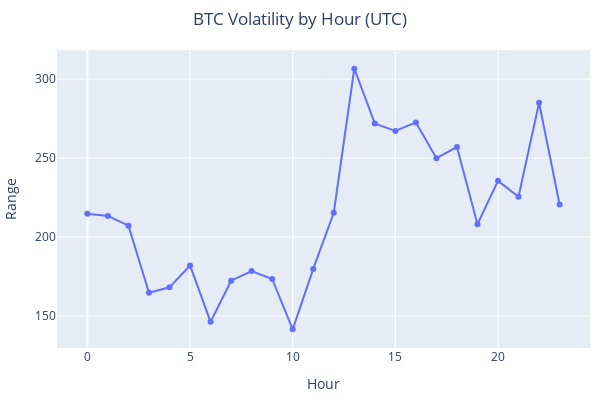

Source (notebook cell):
### Code cell
btc_vol = btcusdt.resample("60Min").apply(rules)
btc_vol["range"] = btc_vol["high"] - btc_vol["low"]
btc_vol = btc_vol.groupby(btc_vol.index.hour).range.mean()

fig = px.line(btc_vol, width=600, height=400, title="BTC Volatility by Hour (UTC)", labels={"time": "Hour", "value": "Range"}, markers=True)
fig.update_layout(margin=dict(l=20, r=10, t=50, b=50), showlegend = False, title_x=0.5)
fig.show()

### Figure 1 — Plotly figure (JSON) as saved in the notebook; plotly's stock layout.template omitted (floating-point values rounded to 4 significant figures)
{"data": [{"hovertemplate": "variable=range<br>Hour=%{x}<br>Range=%{y}<extra></extra>", "legendgroup": "range", "line": {"color": "#636efa", "dash": "solid"}, "marker": {"symbol": "circle"}, "mode": "lines+markers", "name": "range", "orientation": "v", "showlegend": true, "type": "scatter", "x": [0, 1, 2, 3, 4, 5, 6, 7, 8, 9, 10, 11, 12, 13, 14, 15, 16, 17, 18, 19, 20, 21, 22, 23], "xaxis": "x", "y": [214.7, 213.3, 207.1, 164.7, 168.1, 181.9, 146.2, 172.3, 178.4, 173.4, 141.4, 179.7, 215.3, 306.6, 271.8, 267.1, 272.6, 249.9, 257.0, 208.1, 235.5, 225.4, 285.1, 220.5], "yaxis": "y"}], "layout": {"height": 400, "legend": {"title": {"text": "variable"}, "tracegroupgap": 0}, "margin": {"b": 50, "l": 20, "r": 10, "t": 50}, "showlegend": false, "title": {"text": "BTC Volatility by Hour (UTC)", "x": 0.5}, "width": 600, "xaxis": {"anchor": "y", "domain": [0, 1], "title": {"text": "Hour"}}, "yaxis": {"anchor": "x", "domain": [0, 1], "title": {"text": "Range"}}}}
